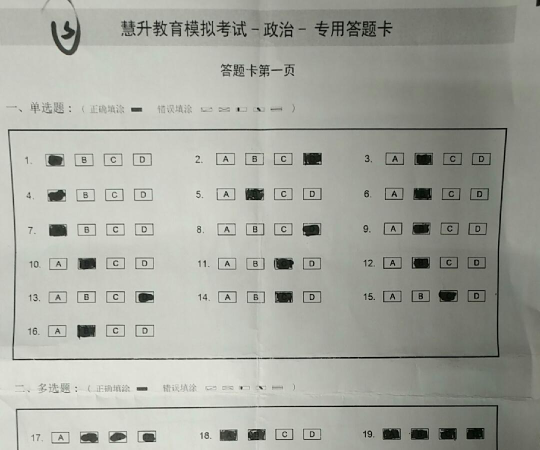
#> input picture answer-sheet-scan/img/new/0012.jpg, 1080 x 900 px (shown at 1/2 size)
$ python test_sheet.py   (Python 2 division)   (older library calls are emulated)
#> lines starting #> are read from the running program, lines starting #| are printed output that depends on the picture; after the words box and inside, x2 and y2 are one past the last pixel; in counts of white or black regions, pixels touching at a corner belong together
### answer-sheet-scan/sheet.py
# coding=utf-8
import cPickle
import os
import cv2
from imutils import contours
from e import ContourCountError, ContourPerimeterSizeError, PolyNodeCountError
import numpy as np
import settings
#from settings import ANS_IMG_THRESHOLD, CNT_PERIMETER_THRESHOLD, CHOICE_IMG_THRESHOLD, ANS_IMG_DILATE_ITERATIONS, \
#    ANS_IMG_ERODE_ITERATIONS, CHOICE_IMG_DILATE_ITERATIONS, CHOICE_IMG_ERODE_ITERATIONS, CHOICE_MAX_AREA, \
    #CHOICE_CNT_COUNT, ANS_IMG_KERNEL, CHOICE_IMG_KERNEL, CHOICE_MIN_AREA
from utils import detect_cnt_again, get_init_process_img, get_bright_process_img, get_max_area_cnt, get_ans,sort_by_row_hs,sort_by_row_hs2

'''
def get_choice_area(areas):
    areas = sorted(areas)
    segments = []
    segment_areas = [areas[0]]
    for i, c in enumerate(areas[1:]):
        if abs(c-areas[i]) < 300:
            segment_areas.append(areas[i])
        else:
            segments.append(segment_areas)
            segment_areas = [areas[i]]
    temp = segments[0]
    for array in segments:
        if len(array) > len(temp) or len(temp)> 250 and len(array) < 250:#小于250
            temp = array
    return temp[0]-10,temp[-1]+10
'''
def get_choice_area(areas):
    areas = sorted(areas)
    segments = []
    segment_areas = []
    for i, c in enumerate(areas[1:]):
        #print c
        if abs(c-areas[i]) < 200:
            segment_areas.append(areas[i])
        else:
            segments.append(segment_areas)
            segment_areas = []
    segments.append(segment_areas)
    temp = segments[0]
    for array in segments:
        if len(array) > len(temp) or len(temp)> 250:#小于250
            temp = array
    return temp[0]-60,temp[-1]+60


# [4 lines left out: function brightness, not called in this run]
def get_answer_from_sheet(base_img):

    '''
    filepath,tempfilename = os.path.split(base_img);
    file_name,_ = os.path.splitext(tempfilename)
    obj_dir = os.path.curdir + "/img/new/"+ file_name
    if not os.path.exists(obj_dir):
        os.makedirs(obj_dir)
    '''
#> called with base_img = 'img/new/0012.jpg'

    base_img = cv2.imread(base_img);
#> base_img is the input picture: shape (900, 1080, 3); mean B, G, R 159, 166.9, 165.3
    #保存最原始图片
    #cv2.imwrite(obj_dir+"/"+'origin.png', base_img)
    # 灰度化然后进行边缘检测、二值化等等一系列处理
    img = cv2.cvtColor(base_img, cv2.COLOR_BGR2GRAY)
    img = get_init_process_img(img)
    #写入图片
    #cv2.imwrite(obj_dir+"/"+'process-0.png',img)
    # 获取最大面积轮廓并和图片大小作比较，看轮廓周长大小判断是否是答题卡的轮廓
    cnt = get_max_area_cnt(img)
    cnt_perimeter = cv2.arcLength(cnt, True)
    #cv2.drawContours(base_img, [cnt], 0, (0, 255, 0), 1)
    #画边框
    #cv2.imwrite(obj_dir+"/"+'green_border.png', base_img)
    base_img_perimeter = (base_img.shape[0] + base_img.shape[1]) * 2
    if not cnt_perimeter > settings.CNT_PERIMETER_THRESHOLD * base_img_perimeter:
        print "边缘丢失"
        exit()
    # 计算多边形的顶点，并看是否是四个顶点
    poly_node_list = cv2.approxPolyDP(cnt, cv2.arcLength(cnt, True) * 0.1, True)
    if not poly_node_list.shape[0] == 4:
        print "边缘顶点数错误"
        exit()
    # 根据计算的多边形顶点继续处理图片，主要是是纠偏
    processed_img = detect_cnt_again(poly_node_list, base_img)
    #保存纠正图片
    #processed_img = cv2.dilate(processed_img, kernel, iterations=1)
    #wait_draw = processed_img.copy()
    #cv2.imwrite(obj_dir+"/"+'correct-position.png', processed_img)
    # 调整图片的亮度
    processed_img = get_bright_process_img(processed_img)
    #cv2.imwrite(obj_dir+"/"+'brighten.png', processed_img)

    #processed_img = processed_img[processed_img[1]+20:(processed_img[1] + processed_img[3]-20), processed_img[0]+20:(processed_img[0] + processed_img[2]-20)]
    # 通过二值化和膨胀腐蚀获得填涂区域
    ans_img = cv2.morphologyEx(processed_img, cv2.MORPH_CLOSE, settings.ANS_IMG_KERNEL)
    ans_img = cv2.adaptiveThreshold(ans_img,255,cv2.ADAPTIVE_THRESH_MEAN_C,cv2.THRESH_BINARY,45,1)
    #cv2.imwrite(obj_dir+"/"+'answer_area.png', ans_img)

    # 通过二值化和膨胀腐蚀获得选项框区域
    choice_img = cv2.adaptiveThreshold(processed_img,255,cv2.ADAPTIVE_THRESH_MEAN_C,cv2.THRESH_BINARY_INV,11,2)
    #cv2.imwrite(obj_dir+"/"+'choice_area.png', choice_img)
    #cv2.waitKey(0)

    # 查找选项框以及前面题号的轮廓
    cnts, h = cv2.findContours(choice_img, cv2.RETR_EXTERNAL, cv2.CHAIN_APPROX_SIMPLE)

    question_cnts = []
    cnts_areas = []
    for i,c in enumerate(cnts):
        cnts_areas.append(cv2.contourArea(c))
    CHOICE_MIN_AREA,CHOICE_MAX_AREA = get_choice_area(cnts_areas)
    #print "%d %d" %(CHOICE_MIN_AREA,CHOICE_MAX_AREA)
    for i,c in enumerate(cnts):
        w = cv2.boundingRect(c)[2]
        h = cv2.boundingRect(c)[3]
        if CHOICE_MIN_AREA < cnts_areas[i]< CHOICE_MAX_AREA \
            and ((w/h<=1 and h/w <2) or (w/h>1 and w/h <2)):
            question_cnts.append(c)
    '''
    cv2.drawContours(wait_draw, question_cnts, -1, (0, 0, 255), 1)
    cv2.imshow("img", wait_draw)
    cv2.waitKey(0)
    cv2.imwrite(obj_dir+"/"+'wait_draw5.png', wait_draw)
    cv2.waitKey(0)
    '''

    if len(question_cnts) < settings.CHOICE_CNT_COUNT/2:
        print "数目错误 %d %d" %(len(question_cnts),settings.CHOICE_CNT_COUNT)
        exit()
    #对轮廓之上而下的排序
    question_cnts, cnts_pos = contours.sort_contours(question_cnts, method="left-to-right")
    question_cnts, cnts_pos = contours.sort_contours(question_cnts, method="top-to-bottom")
    rows = sort_by_row_hs2(list(cnts_pos))
    get_ans(ans_img, rows)


### answer-sheet-scan/utils.py
# coding=utf-8
import math
import numpy as np
import cv2
from imutils import auto_canny, contours
from e import PolyNodeCountError
from score import score
import settings
#from settings import CHOICES, SHEET_AREA_MIN_RATIO, PROCESS_BRIGHT_COLS, PROCESS_BRIGHT_ROWS, BRIGHT_VALUE, \
    #CHOICE_COL_COUNT, CHOICES_PER_QUE, settings.WHITE_RATIO_PER_CHOICE, MAYBE_MULTI_CHOICE_THRESHOLD, CHOICE_CNT_COUNT


def get_corner_node_list(poly_node_list):
    """
    获得多边形四个顶点的坐标
    :type poly_node_list: ndarray
    :return: tuple
    """
    center_y, center_x = (np.sum(poly_node_list, axis=0) / 4)[0]
    top_left = bottom_left = top_right = bottom_right = None
    for node in poly_node_list:
        x = node[0, 1]
        y = node[0, 0]
        if x < center_x and y < center_y:
            top_left = node
        elif x < center_x and y > center_y:
            bottom_left = node
        elif x > center_x and y < center_y:
            top_right = node
        elif x > center_x and y > center_y:
            bottom_right = node
    return top_left, bottom_left, top_right, bottom_right


def detect_cnt_again(poly, base_img):
    """
    继续检测已截取区域是否涵盖了答题卡区域
    :param poly: ndarray
    :param base_img: ndarray
    :return: ndarray
    """
    # 该多边形区域是否还包含答题卡区域的flag
    flag = False

    # 计算多边形四个顶点，并且截图，然后处理截取后的图片
    top_left, bottom_left, top_right, bottom_right = get_corner_node_list(poly)
    roi_img = get_roi_img(base_img, bottom_left, bottom_right, top_left, top_right)
    img = get_init_process_img(roi_img)

    # 获得面积最大的轮廓
    cnt = get_max_area_cnt(img)

    # 如果轮廓面积足够大，重新计算多边形四个顶点
    if cv2.contourArea(cnt) > roi_img.shape[0] * roi_img.shape[1] * settings.SHEET_AREA_MIN_RATIO:
        flag = True
        poly = cv2.approxPolyDP(cnt, cv2.arcLength((cnt,), True) * 0.1, True)
        top_left, bottom_left, top_right, bottom_right = get_corner_node_list(poly)
        if not poly.shape[0] == 4:
            raise PolyNodeCountError

    # 多边形顶点和图片顶点，主要用于纠偏
    base_poly_nodes = np.float32([top_left[0], bottom_left[0], top_right[0], bottom_right[0]])
    base_nodes = np.float32([[0, 0],
                            [base_img.shape[1], 0],
                            [0, base_img.shape[0]],
                            [base_img.shape[1], base_img.shape[0]]])
    transmtx = cv2.getPerspectiveTransform(base_poly_nodes, base_nodes)

    if flag:
        img_warp = cv2.warpPerspective(roi_img, transmtx, (base_img.shape[1], base_img.shape[0]))
    else:
        img_warp = cv2.warpPerspective(base_img, transmtx, (base_img.shape[1], base_img.shape[0]))

    return img_warp


def get_init_process_img(roi_img):
    """
    对图片进行初始化处理，包括，梯度化，高斯模糊，二值化，腐蚀，膨胀和边缘检测
    :param roi_img: ndarray
    :return: ndarray
    """
    h = cv2.Sobel(roi_img, cv2.CV_32F, 0, 1, -1)
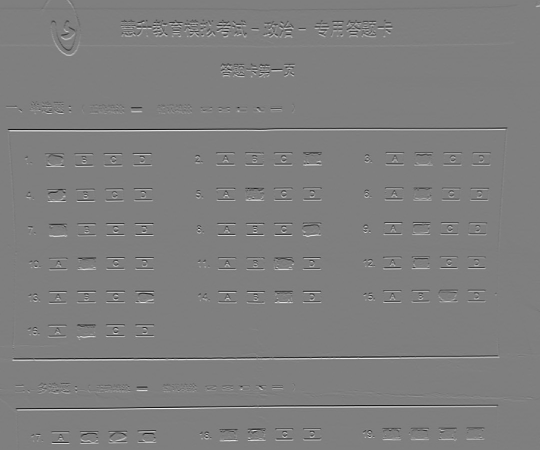
#> h: shape (900, 1080) float32 (shown at 1/2 size); min -799, max 803, mean 0.1; drawn with min black and max white
    v = cv2.Sobel(roi_img, cv2.CV_32F, 1, 0, -1)
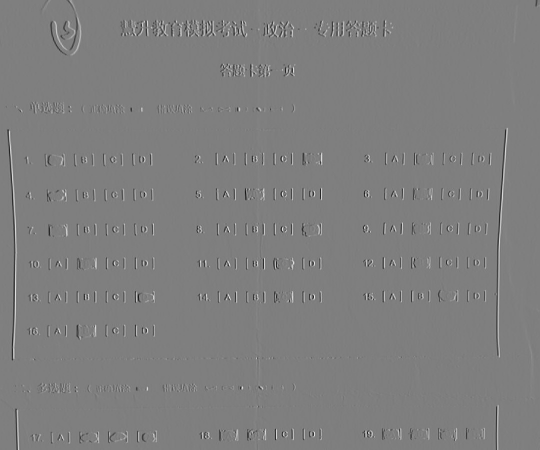
#> v: shape (900, 1080) float32 (shown at 1/2 size); min -718, max 723, mean -0.5; drawn with min black and max white
    img = cv2.add(h, v)
    img = cv2.convertScaleAbs(img)
    img = cv2.GaussianBlur(img, (5, 5), 0)
    ret, img = cv2.threshold(img, 100, 255, cv2.THRESH_BINARY)
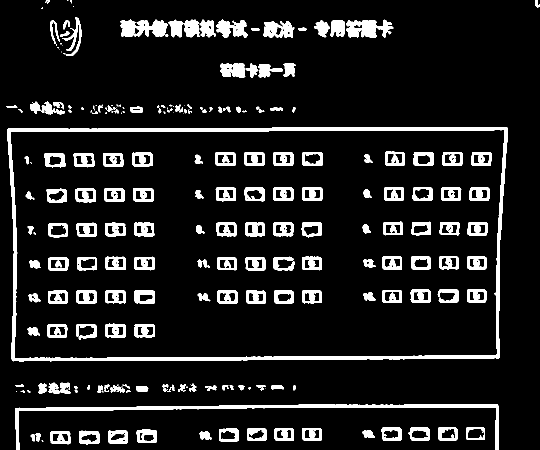
#> img: shape (900, 1080) (shown at 1/2 size); 10.6% white; 231 white regions (52 under 20 px), largest, box (x1, y1, x2, y2) and area: (14, 254, 1016, 723) 18715, (30, 809, 998, 900) 6855, (241, 39, 336, 74) 2272
    kernel = np.ones((2, 2), np.uint8)
    img = cv2.erode(img, kernel, iterations=2)
#> img: shape (900, 1080); 6.6% white; 230 white regions (76 under 20 px), largest, box (x1, y1, x2, y2) and area: (16, 256, 1016, 723) 12696, (32, 811, 998, 900) 4495, (243, 42, 335, 74) 1727
    img = cv2.dilate(img, kernel, iterations=2)
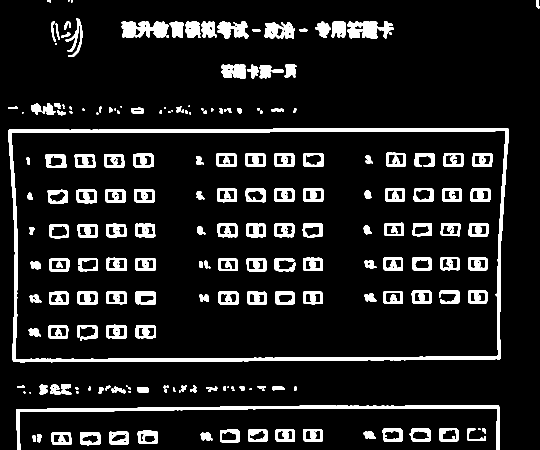
#> img: shape (900, 1080) (shown at 1/2 size); 10.4% white; 207 white regions (32 under 20 px), largest, box (x1, y1, x2, y2) and area: (16, 256, 1018, 725) 18686, (32, 811, 1000, 900) 6805, (243, 42, 337, 76) 2253
    img = cv2.erode(img, kernel, iterations=2)
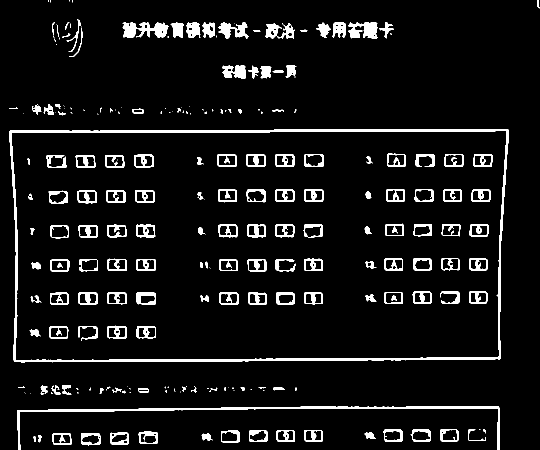
#> img: shape (900, 1080) (shown at 1/2 size); 6.6% white; 230 white regions (76 under 20 px), largest, box (x1, y1, x2, y2) and area: (18, 258, 1018, 725) 12696, (34, 813, 1000, 900) 4477, (245, 44, 337, 76) 1727
    img = cv2.dilate(img, kernel, iterations=2)
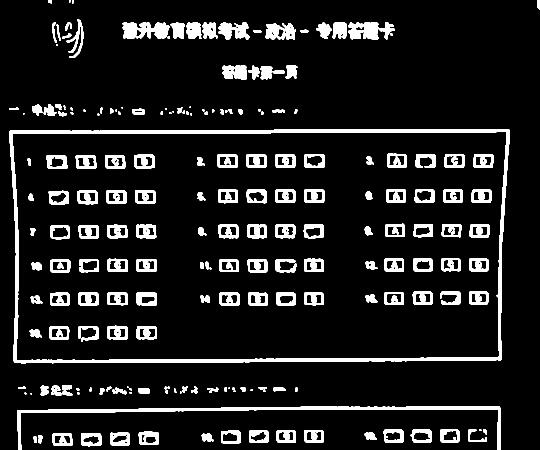
#> img: shape (900, 1080) (shown at 1/2 size); 10.4% white; 207 white regions (30 under 20 px), largest, box (x1, y1, x2, y2) and area: (18, 258, 1020, 727) 18686, (34, 813, 1002, 900) 6779, (245, 44, 339, 78) 2253
    img = auto_canny(img)
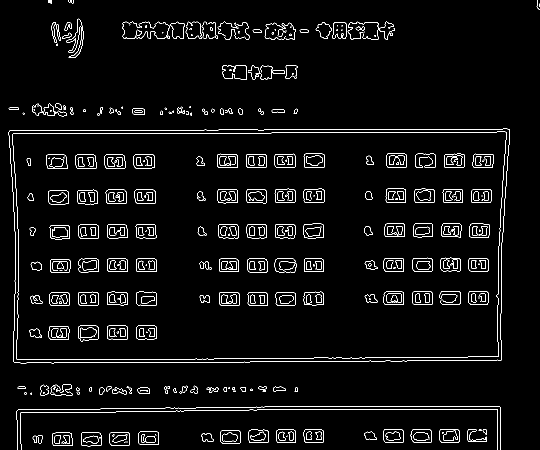
#> img: shape (900, 1080) (shown at 1/2 size); 3.4% white in thin lines or dots
    return img


def get_roi_img(base_img, bottom_left, bottom_right, top_left, top_right):
    """
    截取合适的图片区域
    :param base_img: ndarray
    :param bottom_left: ndarray
    :param bottom_right: ndarray
    :param top_left: ndarray
    :param top_right: ndarray
    :return: ndarray
    """
    min_v = top_left[0, 1] if top_left[0, 1] < bottom_left[0, 1] else bottom_left[0, 1]
    max_v = top_right[0, 1] if top_right[0, 1] > bottom_right[0, 1] else bottom_right[0, 1]
    min_h = top_left[0, 0] if top_left[0, 0] < top_right[0, 0] else top_right[0, 0]
    max_h = bottom_left[0, 0] if bottom_left[0, 0] > bottom_right[0, 0] else bottom_right[0, 0]
    roi_img = base_img[min_v + 10:max_v - 10, min_h + 10:max_h - 10]
    return roi_img


def get_bright_process_img(img):
    """
    改变图片的亮度，方便二值化
    :param img: ndarray
    :return: ndarray
    """
    '''

    for y in range(PROCESS_BRIGHT_COLS):
        for x in range(PROCESS_BRIGHT_ROWS):
            col_low = 1.0 * img.shape[0] / PROCESS_BRIGHT_COLS * y
            col_high = 1.0 * img.shape[0] / PROCESS_BRIGHT_COLS * (y + 1)
            row_low = 1.0 * img.shape[1] / PROCESS_BRIGHT_ROWS * x
            row_high = 1.0 * img.shape[1] / PROCESS_BRIGHT_ROWS * (x + 1)
            roi = img[int(col_low):int(col_high), int(row_low): int(row_high)]
            mean = cv2.mean(roi)
            for each_roi in roi:
                for each_p in each_roi:
                    each_p += BRIGHT_VALUE - np.array(mean, dtype=np.uint8)[:3]

    '''


    img = cv2.cvtColor(img, cv2.COLOR_BGR2GRAY)
    return img


def get_max_area_cnt(img):
    """
    获得图片里面最大面积的轮廓
    :param img: ndarray
    :return: ndarray
    """
    cnts, hierarchy = cv2.findContours(img, cv2.RETR_EXTERNAL, cv2.CHAIN_APPROX_SIMPLE)
#> cnts = 161 contours, 88 with area under 20; largest, box (x1, y1, x2, y2) and area: (17, 257, 1020, 727) 454794, (276, 862, 318, 890) 1046, (162, 865, 203, 893) 1033, (766, 858, 808, 885) 1020, (820, 858, 864, 885) 1011
    cnt = max(cnts, key=lambda c: cv2.contourArea(c))
#> cnt = contour of 180 points, box (x1, y1, x2, y2) (17, 257, 1020, 727), area 454794
#> (the rest of the program and of its run is left out)
